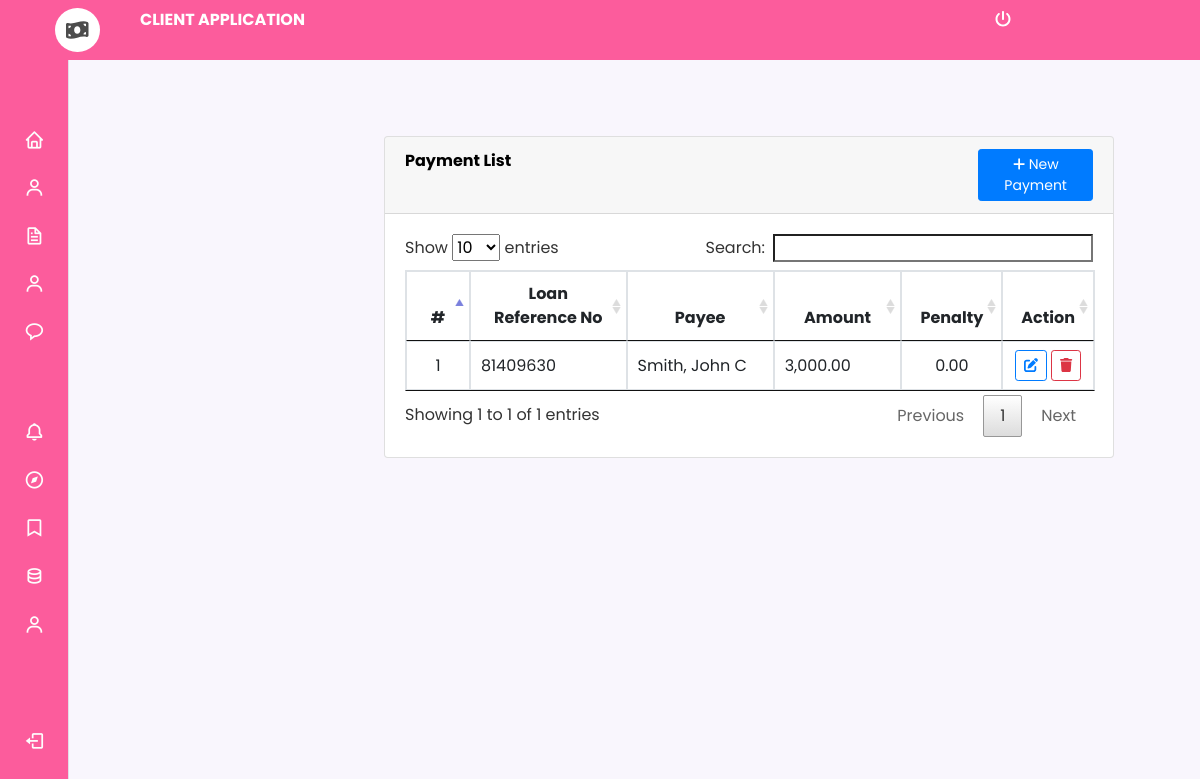
The page /admin/loan/index.php?page=payments (signed in) on the database its author committed.
### tables this page shows
CREATE TABLE `payments` (
  `id` int(30) NOT NULL,
  `loan_id` int(30) NOT NULL,
  `payee` text NOT NULL,
  `amount` float NOT NULL DEFAULT 0,
  `penalty_amount` float NOT NULL DEFAULT 0,
  `overdue` tinyint(1) NOT NULL DEFAULT 0 COMMENT '0=no , 1 = yes',
  `date_created` datetime NOT NULL DEFAULT current_timestamp()
);

CREATE TABLE `loan_list` (
  `id` int(30) NOT NULL,
  `ref_no` varchar(50) NOT NULL,
  `loan_type_id` int(30) NOT NULL,
  `borrower_id` int(30) NOT NULL,
  `purpose` text NOT NULL,
  `amount` double NOT NULL,
  `plan_id` int(30) NOT NULL,
  `status` tinyint(1) NOT NULL DEFAULT 0 COMMENT '0= request, 1= confrimed,2=released,3=complteted,4=denied\r\n',
  `date_released` datetime NOT NULL,
  `date_created` datetime NOT NULL DEFAULT current_timestamp() ON UPDATE current_timestamp()
);

### admin/loan/payments.php (the view, shortened to what this page needs)
<?php include 'db_connect.php' ?>
<div class="container-fluid">
	<div class="col-lg-12">
		<div class="card">
			<div class="card-header">
				<large class="card-title">
					<b>Payment List</b>
					<button class="btn btn-primary btn-sm btn-block col-md-2 float-right" type="button" id="new_payments"><i class="fa fa-plus"></i> New Payment</button>
				</large>
			</div>
			<div class="card-body">
				<table class="table table-bordered" id="loan-list">
					<colgroup>
						<col width="10%">
						<col width="25%">
						<col width="25%">
						<col width="20%">
						<col width="10%">
						<col width="10%">
					</colgroup>
					<thead>
						<tr>
							<th class="text-center">#</th>
							<th class="text-center">Loan Reference No</th>
							<th class="text-center">Payee</th>
							<th class="text-center">Amount</th>
							<th class="text-center">Penalty</th>
							<th class="text-center">Action</th>
						</tr>
					</thead>
					<tbody>
						<?php
							$i=1;
							$qry = $conn->query("SELECT p.*,l.ref_no,concat(b.lastname,', ',b.firstname,' ',b.middlename)as name, b.contact_no, b.address from payments p inner join loan_list l on l.id = p.loan_id inner join borrowers b on b.id = l.borrower_id  order by p.id asc");
							while($row = $qry->fetch_assoc()):
						 ?>
						 <tr>
						 	<td class="text-center"><?php echo $i++ ?></td>
						 	<td>
						 		<?php echo $row['ref_no'] ?>
						 	</td>
						 	<td>
						 		<?php echo $row['payee'] ?>
						 	</td>
						 	<td>
						 		<?php echo number_format($row['amount'],2) ?>
						 	</td>
						 	<td class="text-center">
						 		<?php echo number_format($row['penalty_amount'],2) ?>
						 	</td>
						 	<td class="text-center">
						 			<button class="btn btn-outline-primary btn-sm edit_payment" type="button" data-id="<?php echo $row['id'] ?>"><i class="fa fa-edit"></i></button>
						 			<button class="btn btn-outline-danger btn-sm delete_payment" type="button" data-id="<?php echo $row['id'] ?>"><i class="fa fa-trash"></i></button>
						 	</td>
						 </tr>
						<?php endwhile; ?>
					</tbody>
				</table>
			</div>
		</div>
	</div>
</div>

### admin/loan/assets/css/style.css (style rules this page uses)
body { font-family: "Open Sans", sans-serif; color: #444444; width: 100%; height: calc(100%); }

### admin/loan/menu.css (style rules this page uses)
* { box-sizing: border-box; padding: 0; margin: 0; }
:root { --header-height: 3.5rem; --nav-width: 219px; --first-color: #fdfdfd; --first-color-light: #F4F0FA; --title-color: #ffffff; --text-color-light: #A5A1AA; --body-color: #F9F6FD; --container-color: #fc5c9c; --body-font: 'Poppins', sans-serif; --normal-font-size: .938rem; --small-font-size: .75rem; --smaller-font-size: .75rem; --font-medium: 500; --font-semi-bold: 600; --z-fixed: 100; }
@media screen and (min-width: 1024px) { :root { --normal-font-size: 1rem; --small-font-size: .875rem; --smaller-font-size: .813rem; } }
body { margin: var(--header-height) 0 0 0; font-family: var(--body-font); font-size: var(--normal-font-size); background-color: var(--body-color); color: var(--text-color); }
@media screen and (min-width: 768px) { body { padding: 1rem 3rem 0 6rem; } }

### admin/loan/index.php (style rules this page uses)
body { background: #80808045; }

### admin/loan/payments.php (style rules this page uses)
td { vertical-align: middle !important; }

### rows shown on the page
payments: loan_list.ref_no "81409630", payee "Smith, John C", amount "3,000.00", penalty_amount "0.00"
